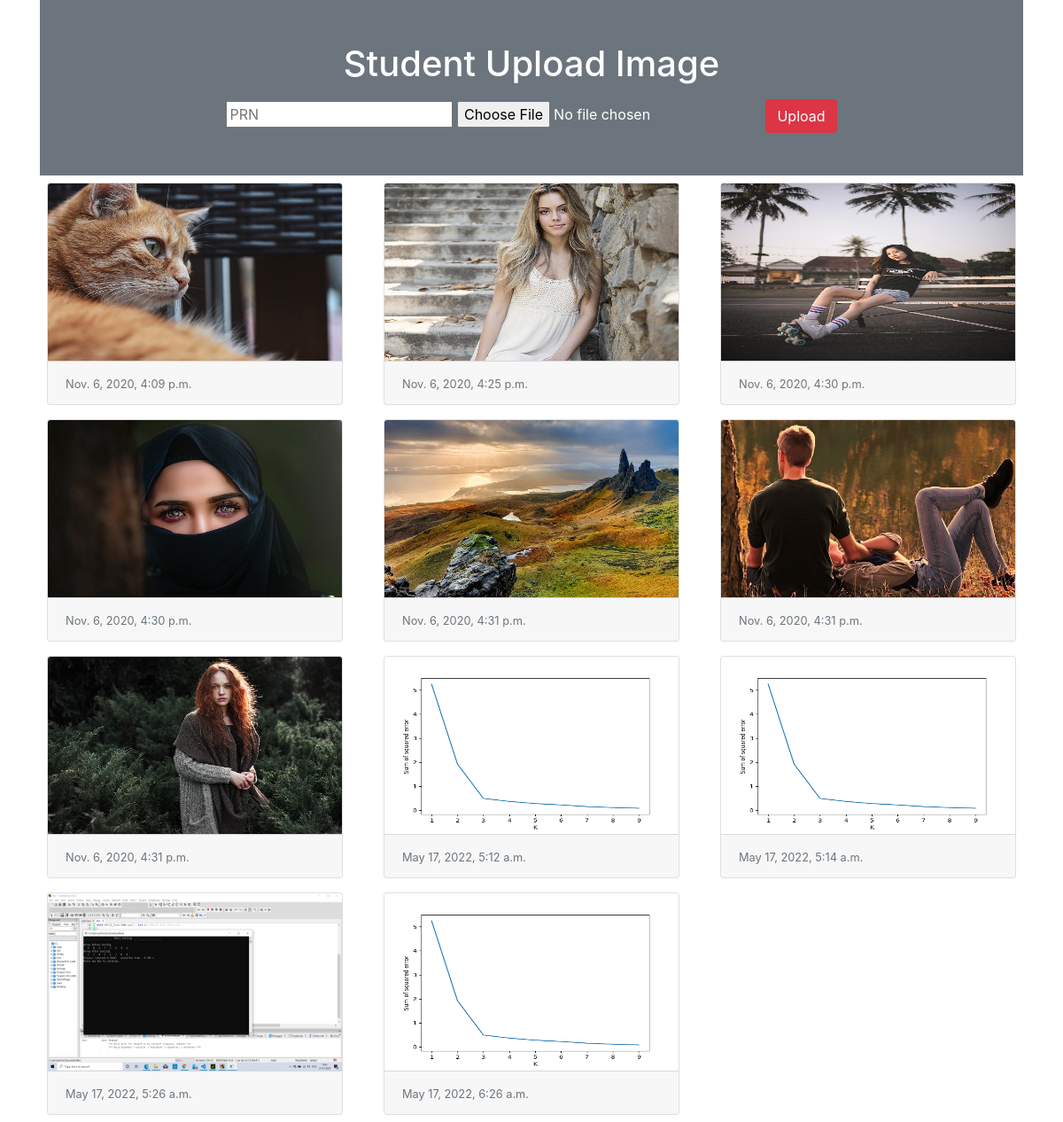
The page / on the database its author committed.
### myapp/models.py (models this page shows)
class Image(models.Model):
 photo = models.ImageField(upload_to="myimage")
 date = models.DateTimeField(auto_now_add=True)

### myapp/views.py (the view)
# urls.py: path('', views.home)
def home(request):
 if request.method == "POST":
  form = ImageForm(request.POST, request.FILES)
  if form.is_valid():
   form.save()
 form = ImageForm()
 img = Image.objects.all()
 return render(request, 'myapp/home.html', {'img':img, 'form':form})

### myapp/forms.py
class ImageForm(forms.ModelForm):
 class Meta:
  model = Image
  fields = '__all__'
  labels = {'photo':''}

### myapp/templates/myapp/home.html (shortened to what this page needs)
<!doctype html>
<html lang="en">
  <head>
    <link rel="stylesheet" href="https://cdn.jsdelivr.net/npm/bootstrap@4.5.3/dist/css/bootstrap.min.css">
  </head>
  <body>
   <div class="container">
    <div class="py-5 text-center bg-secondary text-white">
     <h1 class="mb-3">Student Upload Image</h1>
     <form action="" method="post" enctype="multipart/form-data">
      <input type="text" placeholder="PRN" value="">
      {{form}}
      <input type="submit" class="btn btn-danger" value="Upload">
     </form>
    </div>
    <div class="row">
     {% for x in img %}
      <div class="col-sm-4">
       <div class="card m-2">
        <img src="{{x.photo.url}}" alt="" class="card-img-top" height="200px">
        <div class="card-footer">
         <small class="text-muted">{{x.date}}</small>
        </div>
       </div>
      </div>
     {% endfor %}
    </div>
   </div>
  </body>
</html>

### rows shown on the page
Image: photo (picture), date "Nov. 6, 2020, 4:09 p.m."
Image: photo (picture), date "Nov. 6, 2020, 4:25 p.m."
Image: photo (picture), date "Nov. 6, 2020, 4:30 p.m."
Image: photo (picture), date "Nov. 6, 2020, 4:30 p.m."
Image: photo (picture), date "Nov. 6, 2020, 4:31 p.m."
Image: photo (picture), date "Nov. 6, 2020, 4:31 p.m."
Image: photo (picture), date "Nov. 6, 2020, 4:31 p.m."
Image: photo (picture), date "May 17, 2022, 5:12 a.m."
Image: photo (picture), date "May 17, 2022, 5:14 a.m."
Image: photo (picture), date "May 17, 2022, 5:26 a.m."
Image: photo (picture), date "May 17, 2022, 6:26 a.m."
